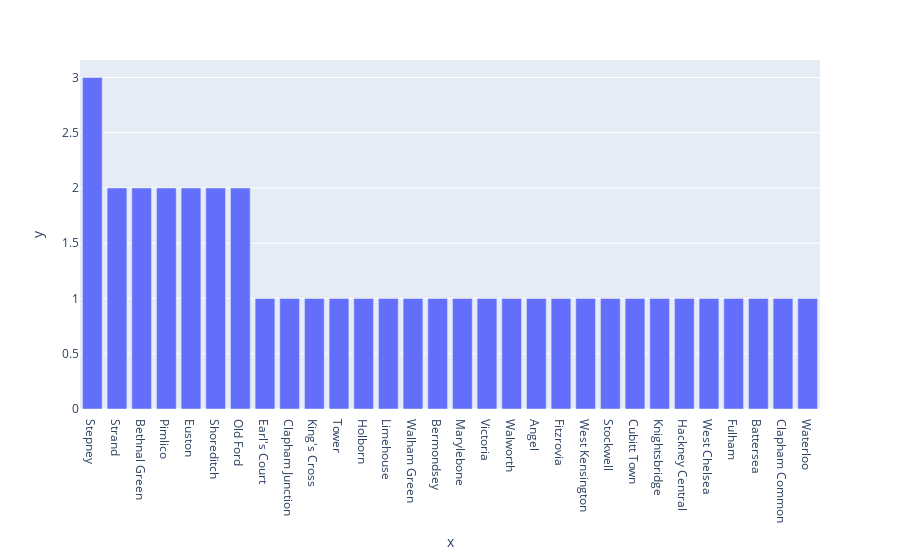

Notebook source saved alongside this figure:
### Code cell
# Least popular areas where itineraries start from
fig = px.bar(x=df['Area of London'].value_counts()[-30:].index, y=df['Area of London'].value_counts()[-30:].values)
fig.show()

### Figure 1 — Plotly figure (JSON) as saved in the notebook; plotly's stock layout.template omitted (floating-point values rounded to 4 significant figures)
{"data": [{"alignmentgroup": "True", "hovertemplate": "x=%{x}<br>y=%{y}<extra></extra>", "legendgroup": "", "marker": {"color": "#636efa", "pattern": {"shape": ""}}, "name": "", "offsetgroup": "", "orientation": "v", "showlegend": false, "textposition": "auto", "type": "bar", "x": [" Stepney", " Strand", " Bethnal Green", " Pimlico", " Euston", " Shoreditch", " Old Ford", " Earl's Court", " Clapham Junction", " King's Cross", " Tower", " Holborn", " Limehouse", " Walham Green", " Bermondsey", " Marylebone", " Victoria", " Walworth", " Angel", " Fitzrovia", " West Kensington", " Stockwell", " Cubitt Town", " Knightsbridge", " Hackney Central", " West Chelsea", " Fulham", " Battersea", " Clapham Common", " Waterloo"], "xaxis": "x", "y": [3, 2, 2, 2, 2, 2, 2, 1, 1, 1, 1, 1, 1, 1, 1, 1, 1, 1, 1, 1, 1, 1, 1, 1, 1, 1, 1, 1, 1, 1], "yaxis": "y"}], "layout": {"barmode": "relative", "legend": {"tracegroupgap": 0}, "margin": {"t": 60}, "xaxis": {"anchor": "y", "domain": [0, 1], "title": {"text": "x"}}, "yaxis": {"anchor": "x", "domain": [0, 1], "title": {"text": "y"}}}}
